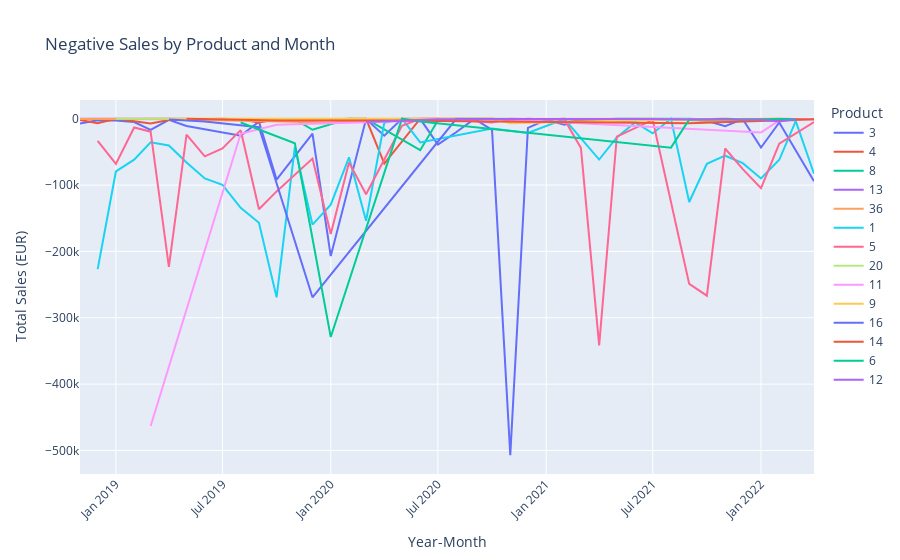

The notebook cell this image was saved under:
### Markdown cell above
**Negative values for Sales** 
There seems to be no evident pattern for the negative sales values. These might be:
- **Dataset errors**: errors that occured during the recording of sales records
- **Production errors**: errors that occured in the production of a certain product or product group
- **Rules related to recordings**: companies come up with their own rules to record records, some of which may cause these negative values, e.g. take discounts as negative income.
- **Returns**: customer returns are associated with a refund, creating a negative cash flow for the company to offset the positive cash flow generated at the time of purchase.

At first sight, no evident pattern emerged from the **Negative Sales by Month** plot. However, the analysis highlights January 2020 as a significant outlier, displaying a much lower value than other months, which may indicate production errors in a specific product group. Excluding this outlier, a subtle pattern can be observed: sales tend to drop noticeably twice a year—once in the first half and once in the second—though the exact months vary.

Considering the **Negative Sales by Day** plot, there seems to be a tendency of much lower values for negative sales in the first days of the month, which slows down until the last days. Besides the first days, around the 20th day of the month there is a new, but not as evident, peak. This peak would align with the last couple of days before workers receive their salary, that usually occurs around the 25th in Germany, which may be an indication of returns. 

Product Groups with **most negative sales**, from the lowest value: Group **1**, Group **5**, Group **3**, Group **11**, Group **6**, Group **16**.
- Are this products with the most sales as well? Is the negative sales value proportional to the positive values?

### Code cell
negative_sales['Year_Month'] = negative_sales['DATE'].dt.to_period('M').astype(str)
grouped_negative_sales_prod_month = negative_sales.groupby(['Year_Month', 'Mapped_GCK'])['Sales_EUR'].sum().reset_index()

plot_sales_by_product_month(grouped_negative_sales_prod_month, 'Year_Month', 'Sales_EUR', 'Mapped_GCK', 
                            'Negative Sales by Product and Month', 'Year-Month', 'Total Sales (EUR)')

### Figure 1 — Plotly figure (JSON) as saved in the notebook; plotly's stock layout.template omitted (floating-point values rounded to 4 significant figures)
{"data": [{"hovertemplate": "Product=3<br>Year-Month=%{x}<br>Total Sales (EUR)=%{y}<extra></extra>", "legendgroup": "3", "line": {"color": "#636efa", "dash": "solid"}, "marker": {"symbol": "circle"}, "mode": "lines", "name": "3", "orientation": "v", "showlegend": true, "type": "scatter", "x": ["2018-11", "2018-12", "2019-01", "2019-02", "2019-03", "2019-04", "2019-05", "2019-08", "2019-09", "2019-10", "2019-12", "2020-01", "2020-03", "2020-04", "2020-05", "2020-06", "2020-07", "2020-08", "2020-09", "2020-10", "2020-11", "2020-12", "2021-01", "2021-02", "2021-03", "2021-05", "2021-06", "2021-07", "2021-08", "2021-09", "2021-10", "2021-11", "2021-12", "2022-01", "2022-02", "2022-04"], "xaxis": "x", "y": [-7269.0, -2448.0, -2775.0, -5030.0, -16710.0, -1745.0, -10960.0, -25710.0, -4504.0, -91860.0, -22660.0, -207000.0, -476.1, -25520.0, -178.9, -241.9, -38877, -20428, -280.9, -16790.0, -507300.0, -13850.0, -1676.0, -8963.0, -1972.0, -3888, -2588.0, -800.8, -1077.0, -1331.0, -2984.0, -11170.0, -633.5, -43470.0, -5723.0, -94320.0], "yaxis": "y"}, {"hovertemplate": "Product=4<br>Year-Month=%{x}<br>Total Sales (EUR)=%{y}<extra></extra>", "legendgroup": "4", "line": {"color": "#EF553B", "dash": "solid"}, "marker": {"symbol": "circle"}, "mode": "lines", "name": "4", "orientation": "v", "showlegend": true, "type": "scatter", "x": ["2018-11", "2018-12", "2019-01", "2019-03", "2019-04", "2019-07", "2019-08", "2019-09", "2019-10", "2020-01", "2020-02", "2020-03", "2020-04", "2020-06", "2020-07", "2020-10", "2020-11", "2020-12", "2021-01", "2021-02", "2021-03", "2021-04", "2021-05", "2021-06", "2021-07", "2021-09", "2021-10", "2021-11", "2021-12", "2022-01", "2022-02", "2022-03", "2022-04"], "xaxis": "x", "y": [-2030.0, -6772.0, -261.6, -7123.0, -2037.0, -68.45, -1072.0, -5764.0, -751.9, -1351.0, -52.08, -91.45, -67750.0, -55.62, -107.4, -127.4, -3575.0, -156.3, -1267.0, -77.6, -2575.0, -2483.0, -2834.0, -1615.0, -1513.0, -377.3, -924.1, -64.48, -733.1, -45.92, -99.36, -428.7, -721.0], "yaxis": "y"}, {"hovertemplate": "Product=8<br>Year-Month=%{x}<br>Total Sales (EUR)=%{y}<extra></extra>", "legendgroup": "8", "line": {"color": "#00cc96", "dash": "solid"}, "marker": {"symbol": "circle"}, "mode": "lines", "name": "8", "orientation": "v", "showlegend": true, "type": "scatter", "x": ["2018-11", "2019-03", "2019-11", "2019-12", "2020-02", "2020-03", "2020-06", "2020-07", "2020-08", "2021-03", "2021-04", "2021-05", "2021-09", "2021-11", "2022-03"], "xaxis": "x", "y": [-500, -1000, -970, -16670.0, -205.9, -388.0, -47500.0, -2713.0, -105.4, -659.8, -1202.0, -46.2, -225.0, -2023.0, -2168.0], "yaxis": "y"}, {"hovertemplate": "Product=13<br>Year-Month=%{x}<br>Total Sales (EUR)=%{y}<extra></extra>", "legendgroup": "13", "line": {"color": "#ab63fa", "dash": "solid"}, "marker": {"symbol": "circle"}, "mode": "lines", "name": "13", "orientation": "v", "showlegend": true, "type": "scatter", "x": ["2018-11", "2019-04", "2019-05"], "xaxis": "x", "y": [-158.2, -26.31, -8.59], "yaxis": "y"}, {"hovertemplate": "Product=36<br>Year-Month=%{x}<br>Total Sales (EUR)=%{y}<extra></extra>", "legendgroup": "36", "line": {"color": "#FFA15A", "dash": "solid"}, "marker": {"symbol": "circle"}, "mode": "lines", "name": "36", "orientation": "v", "showlegend": true, "type": "scatter", "x": ["2018-11", "2019-04", "2019-06", "2020-01", "2020-05", "2021-03", "2021-07", "2021-11"], "xaxis": "x", "y": [-369.3, -246.3, -1780.0, -5887.0, -426.4, -360, -6.43, -4310.0], "yaxis": "y"}, {"hovertemplate": "Product=1<br>Year-Month=%{x}<br>Total Sales (EUR)=%{y}<extra></extra>", "legendgroup": "1", "line": {"color": "#19d3f3", "dash": "solid"}, "marker": {"symbol": "circle"}, "mode": "lines", "name": "1", "orientation": "v", "showlegend": true, "type": "scatter", "x": ["2018-12", "2019-01", "2019-02", "2019-03", "2019-04", "2019-05", "2019-06", "2019-07", "2019-08", "2019-09", "2019-10", "2019-11", "2019-12", "2020-01", "2020-02", "2020-03", "2020-04", "2020-05", "2020-06", "2020-10", "2020-12", "2021-02", "2021-04", "2021-05", "2021-06", "2021-07", "2021-08", "2021-09", "2021-10", "2021-11", "2021-12", "2022-01", "2022-02", "2022-03", "2022-04"], "xaxis": "x", "y": [-226700.0, -79500.0, -61770.0, -35530.0, -40300.0, -65900.0, -90040.0, -99660.0, -134300.0, -156900.0, -269100.0, -42670.0, -159600.0, -129600.0, -58220.0, -153800.0, -5967.0, -7.11e-15, -35720.0, -14960.0, -21590.0, -516.6, -61570.0, -28300.0, -5686.0, -21940.0, -100.3, -125600.0, -68010.0, -55770.0, -67060.0, -90100.0, -61910.0, -3677.0, -82990.0], "yaxis": "y"}, {"hovertemplate": "Product=5<br>Year-Month=%{x}<br>Total Sales (EUR)=%{y}<extra></extra>", "legendgroup": "5", "line": {"color": "#FF6692", "dash": "solid"}, "marker": {"symbol": "circle"}, "mode": "lines", "name": "5", "orientation": "v", "showlegend": true, "type": "scatter", "x": ["2018-12", "2019-01", "2019-02", "2019-03", "2019-04", "2019-05", "2019-06", "2019-07", "2019-08", "2019-09", "2019-10", "2019-12", "2020-01", "2020-02", "2020-03", "2020-05", "2020-06", "2020-07", "2020-10", "2020-11", "2021-02", "2021-03", "2021-04", "2021-05", "2021-07", "2021-09", "2021-10", "2021-11", "2021-12", "2022-01", "2022-02", "2022-04"], "xaxis": "x", "y": [-33570.0, -68220.0, -13270.0, -19540.0, -223200.0, -24110.0, -56670.0, -44730.0, -17270.0, -136600.0, -109600.0, -60000.0, -173800.0, -65910.0, -113700.0, -10790.0, -36.96, -168, -5568.0, -76.75, -1237.0, -44050.0, -341500.0, -27000.0, -1818.0, -249000.0, -266700.0, -44920.0, -76100.0, -104700.0, -37700.0, -5016.0], "yaxis": "y"}, {"hovertemplate": "Product=20<br>Year-Month=%{x}<br>Total Sales (EUR)=%{y}<extra></extra>", "legendgroup": "20", "line": {"color": "#B6E880", "dash": "solid"}, "marker": {"symbol": "circle"}, "mode": "lines", "name": "20", "orientation": "v", "showlegend": true, "type": "scatter", "x": ["2019-01", "2019-04", "2019-05", "2019-09", "2020-11"], "xaxis": "x", "y": [-1.14, -15.63, -5.1, -6.6, -11.16], "yaxis": "y"}, {"hovertemplate": "Product=11<br>Year-Month=%{x}<br>Total Sales (EUR)=%{y}<extra></extra>", "legendgroup": "11", "line": {"color": "#FF97FF", "dash": "solid"}, "marker": {"symbol": "circle"}, "mode": "lines", "name": "11", "orientation": "v", "showlegend": true, "type": "scatter", "x": ["2019-03", "2019-08", "2019-10", "2020-10", "2022-01", "2022-02", "2022-04"], "xaxis": "x", "y": [-463000.0, -22775, -9153.0, -2, -20670.0, -2518, -587.6], "yaxis": "y"}, {"hovertemplate": "Product=9<br>Year-Month=%{x}<br>Total Sales (EUR)=%{y}<extra></extra>", "legendgroup": "9", "line": {"color": "#FECB52", "dash": "solid"}, "marker": {"symbol": "circle"}, "mode": "lines", "name": "9", "orientation": "v", "showlegend": true, "type": "scatter", "x": ["2019-04", "2020-04", "2020-07", "2020-10", "2020-11", "2021-09", "2021-10", "2021-11", "2021-12", "2022-01", "2022-02"], "xaxis": "x", "y": [-31.05, -375, -35.25, -35.25, -6788.0, -28.8, -12.96, -2983, -28.5, -28.5, -28.5], "yaxis": "y"}, {"hovertemplate": "Product=16<br>Year-Month=%{x}<br>Total Sales (EUR)=%{y}<extra></extra>", "legendgroup": "16", "line": {"color": "#636efa", "dash": "solid"}, "marker": {"symbol": "circle"}, "mode": "lines", "name": "16", "orientation": "v", "showlegend": true, "type": "scatter", "x": ["2019-04", "2019-06", "2019-09", "2019-12", "2020-08", "2021-05"], "xaxis": "x", "y": [-1362.0, -4087, -12721, -269100.0, -581, -540], "yaxis": "y"}, {"hovertemplate": "Product=14<br>Year-Month=%{x}<br>Total Sales (EUR)=%{y}<extra></extra>", "legendgroup": "14", "line": {"color": "#EF553B", "dash": "solid"}, "marker": {"symbol": "circle"}, "mode": "lines", "name": "14", "orientation": "v", "showlegend": true, "type": "scatter", "x": ["2019-05", "2019-10", "2020-04", "2021-09", "2022-04"], "xaxis": "x", "y": [-48.6, -2851.0, -2851.0, -6743.0, -648.8], "yaxis": "y"}, {"hovertemplate": "Product=6<br>Year-Month=%{x}<br>Total Sales (EUR)=%{y}<extra></extra>", "legendgroup": "6", "line": {"color": "#00cc96", "dash": "solid"}, "marker": {"symbol": "circle"}, "mode": "lines", "name": "6", "orientation": "v", "showlegend": true, "type": "scatter", "x": ["2019-08", "2019-11", "2020-01", "2020-05", "2020-06", "2021-08", "2021-09", "2022-02", "2022-03"], "xaxis": "x", "y": [-5721.0, -36995, -329100.0, -4.55e-13, -4068.0, -43650.0, -1281.0, -54, -425.9], "yaxis": "y"}, {"hovertemplate": "Product=12<br>Year-Month=%{x}<br>Total Sales (EUR)=%{y}<extra></extra>", "legendgroup": "12", "line": {"color": "#ab63fa", "dash": "solid"}, "marker": {"symbol": "circle"}, "mode": "lines", "name": "12", "orientation": "v", "showlegend": true, "type": "scatter", "x": ["2020-03", "2020-07", "2021-06", "2021-07", "2021-08", "2021-11", "2022-01", "2022-02", "2022-03"], "xaxis": "x", "y": [-4796, -720, -520.8, -449.4, -1139.0, -1071.0, -1465.0, -4313.0, -1013.0], "yaxis": "y"}], "layout": {"legend": {"title": {"text": "Product"}, "tracegroupgap": 0}, "title": {"text": "Negative Sales by Product and Month"}, "xaxis": {"anchor": "y", "domain": [0, 1], "tickangle": -45, "title": {"text": "Year-Month"}}, "yaxis": {"anchor": "x", "domain": [0, 1], "title": {"text": "Total Sales (EUR)"}}}}
